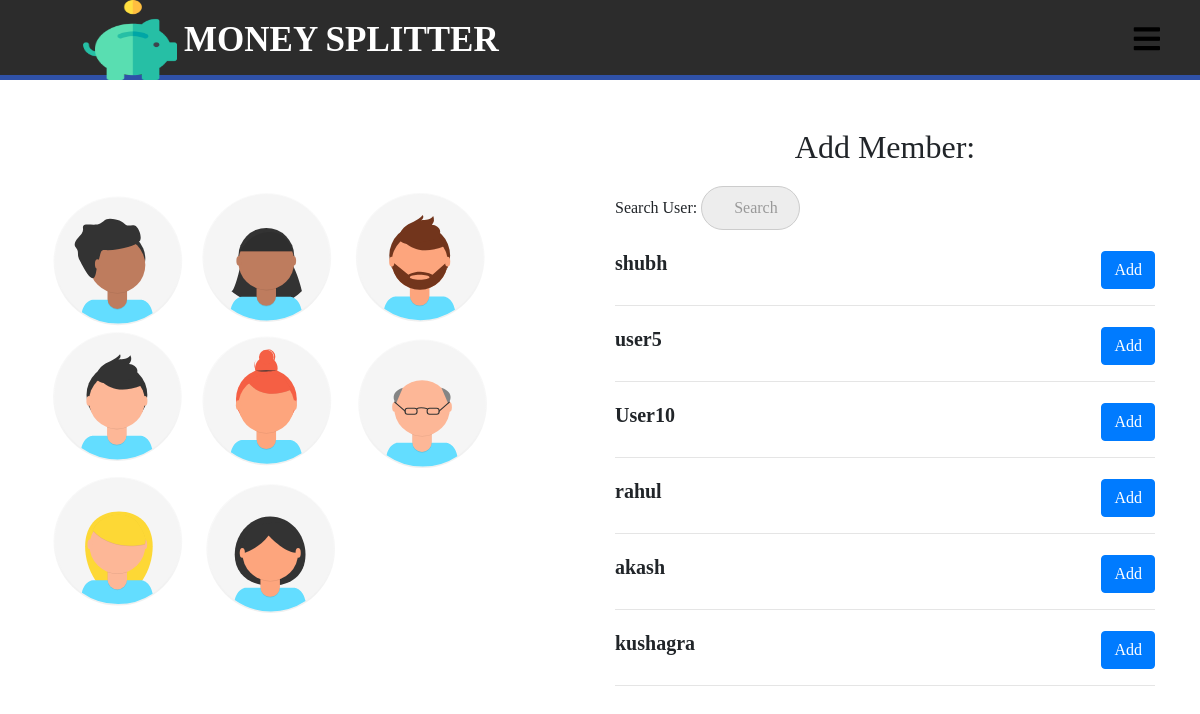
Screenshot of /splitter/members_list/33/ with the database file from the repository.
### splitter/models.py (models this page shows)
class User(AbstractUser):
    pass

### splitter/views.py (the view)
# urls.py: path('members_list/<int:pk>/',views.list_members,name="list_members"),
def list_members(request,pk):
    rooms = get_object_or_404(room,pk=pk)
    query = request.GET.get("q", None)
    members = room_members.objects.filter(room=rooms)
    members_list = [x.member for x in members]
    qs = User.objects.all()
    if query is not None:
        qs = qs.filter(
                Q(username__icontains=query)
                )
    qs_one = []
    for x in qs:
        if x in members_list:
            pass
        else:
            qs_one.append(x)
    context = {
        "members_list": qs_one,
        "rooms":rooms
    }
    template = "splitter/members_list.html"
    return render(request, template, context)

### templates/splitter/members_list.html
{% extends 'splitter/base.html' %}
{% load static %}
{% block css %}
  <link rel="stylesheet" href="{% static 'css/mysearchbar.css' %}">
  <link rel="stylesheet" href="{% static 'css/members_list.css' %}">
{% endblock %}
{% block content %}
<div class="add-member-page">
  <div class="row">
    <div class="col-lg-6">
      <div class="add-member-img-grid">
        <img src="{% static 'images/undraw_team_ih79.svg' %}" alt="" class="add-member-img">
      </div>
    </div>
    <div class="col-lg-6">
      <div class="container add-member-grid">
        <h2>Add Member:</h2>
        <form method='GET' action="{% url 'splitter:list_members' pk=rooms.pk %}">
          <p>Search User: <input type='search' name='q' placeholder='Search'></p>
        </form>
        {% for obj in members_list %}
        <div class="member-box">
        <h5><b>{{ obj.username }}</b>
        <div class="add-button">
          <a href="{% url 'splitter:add_member' pk=rooms.pk id=obj.id %}" class="btn btn-primary">Add</a>
        </div>
        </h5>
        </div>
        <hr>
        {% endfor %}
      </div>
    </div>
  </div>
</div>
{% endblock %}

### templates/splitter/base.html (shortened to what this page needs)
{% load static %}
<!DOCTYPE html>
<html lang="en" dir="ltr">
  <head>
    <link rel="stylesheet" href="https://stackpath.bootstrapcdn.com/bootstrap/4.5.0/css/bootstrap.min.css">
    <link rel="stylesheet" href="https://pro.fontawesome.com/releases/v5.10.0/css/all.css">
  	<link href="https://unpkg.com/aos@2.3.1/dist/aos.css" rel="stylesheet">
    <link rel="stylesheet" href="{% static 'css/home_page.css' %}">
    {% block css %}
    {% endblock %}
    {% load bootstrap4 %}
    {% bootstrap_css %}
  </head>
  <body>
    <nav>
      <label for="check" class="checkbtn">
        <i class="fas fa-bars"></i>
      </label>
      <a href="{% url 'home' %}">
      <label class="logoimg"> <img src="{% static 'images/money2.png' %}" alt=""> </label>
      <label class="logo"><b>MONEY SPLITTER</b></label>
      </a>
    </nav>
    {% block content %}
    {% endblock %}
    </body>
</html>

### static/css/home_page.css (style rules this page uses)
* { padding: 0; margin: 0; text-decoration: none; list-style: none; box-sizing: border-box; font-family: 'Oswald'; }
body, html { overflow-x: hidden; }
:root { var(--IndianRed): #db575b; var(--Aqua): #99ffe4; var(--MiddleBlue): #88cfd3; var(--SteelBlue): #578bb2; var(--BdazzledBlue): #345c98; var(--DarkButton): linear-gradient(to top, #30cfd0 0%, #330867 100%); var(--LightButton): linear-gradient(to top, #48c6ef 0%, #6f86d6 100%); var(--RedButton): linear-gradient(45deg, #874da2 0%, #c43a30 100%); }
nav { background-color: #2c2c2c; position: sticky; height: 80px; width: 100%; color: #3f548b; border-bottom: 5px solid #2f51a8; top: 0; z-index: 100; margin: 0px; }
label.logo { vertical-align: top; font-size: 35px; line-height: 80px; font-weight: bold; color: #ffffff; margin: 0; }
label.logoimg { margin-left: 80px; }
label.logoimg img { height: 80px; width: 100px; }
.checkbtn { font-size: 30px; color: black; float: right; line-height: 80px; margin-right: 40px; cursor: pointer; display: none; }
.logoimg { height: 100px; width: 100px; }
@media only screen and (max-width: 1350px) { .checkbtn { display: block; } }

### static/css/members_list.css (style rules this page uses)
* { margin: 0; padding: 0; }
body,html { margin: 0; padding: 0; }
.add-member-page .row { width: 100%; }
.add-member-img-grid { width: 100%; height: 100%; margin: 0px; }
.add-member-img { position: relative; width: 100%; height: 60vh; padding: 30px; margin-top: 75px; padding-left: 0px; }
.add-member-grid { display: flex; flex-direction: column; padding: 0px 50px; margin: 20px 0px; }
.add-member-grid h2 { text-align: center; margin: 20px 0px; }
.add-member-grid .member-box { display: inline-table; width: 100%; padding-top: 5px; }
.add-member-grid .member-box .add-button { float: right; margin-right: 0px; }

### rows the page displays
User: username "shubh"
User: username "user5"
User: username "User10"
User: username "rahul"
User: username "akash"
User: username "kushagra"
